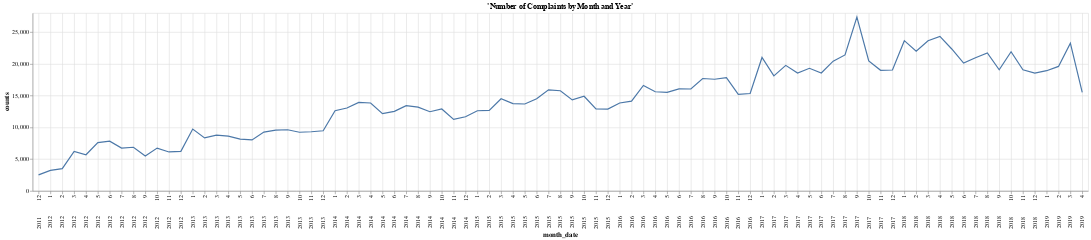

Notebook cell for this chart:
### Code cell
%chart month_date, counts, title='Number of Complaints by Month and Year', width=900, height=400, mark=line

### Figure 1 — Vega-Lite specification as saved in the notebook (floating-point values rounded to 4 significant figures)
{"$schema": "https://vega.github.io/schema/vega-lite/v3.json", "data": {"format": {"type": "csv"}, "values": "\"month_date\",\"counts\"\n\"       2011         12\",\"2536\"\n\"       2012          1\",\"3230\"\n\"       2012          2\",\"3509\"\n\"       2012          3\",\"6230\"\n\"       2012          4\",\"5703\"\n\"       2012          5\",\"7617\"\n\"       2012          6\",\"7841\"\n\"       2012          7\",\"6755\"\n\"       2012          8\",\"6877\"\n\"       2012          9\",\"5493\"\n\"       2012         10\",\"6741\"\n\"       2012         11\",\"6139\"\n\"       2012         12\",\"6238\"\n\"       2013          1\",\"9741\"\n\"       2013          2\",\"8349\"\n\"       2013          3\",\"8784\"\n\"       2013          4\",\"8633\"\n\"       2013          5\",\"8170\"\n\"       2013          6\",\"8035\"\n\"       2013          7\",\"9271\"\n\"       2013          8\",\"9565\"\n\"       2013          9\",\"9636\"\n\"       2013         10\",\"9241\"\n\"       2013         11\",\"9319\"\n\"       2013         12\",\"9474\"\n\"       2014          1\",\"12617\"\n\"       2014          2\",\"13048\"\n\"       2014          3\",\"13943\"\n\"       2014          4\",\"13840\"\n\"       2014          5\",\"12168\"\n\"       2014          6\",\"12520\"\n\"       2014          7\",\"13416\"\n\"       2014          8\",\"13187\"\n\"       2014          9\",\"12465\"\n\"       2014         10\",\"12901\"\n\"       2014         11\",\"11258\"\n\"       2014         12\",\"11684\"\n\"       2015          1\",\"12627\"\n\"       2015          2\",\"12681\"\n\"       2015          3\",\"14515\"\n\"       2015          4\",\"13756\"\n\"       2015          5\",\"13685\"\n\"       2015          6\",\"14517\"\n\"       2015          7\",\"15921\"\n\"       2015          8\",\"15766\"\n\"       2015          9\",\"14337\"\n\"       2015         10\",\"14901\"\n\"       2015         11\",\"12897\"\n\"       2015         12\",\"12884\"\n\"       2016          1\",\"13840\"\n\"       2016          2\",\"14140\"\n\"       2016          3\",\"16612\"\n\"       2016          4\",\"15608\"\n\"       2016          5\",\"15517\"\n\"       2016          6\",\"16065\"\n\"       2016          7\",\"16043\"\n\"       2016          8\",\"17696\"\n\"       2016          9\",\"17584\"\n\"       2016         10\",\"17820\"\n\"       2016         11\",\"15207\"\n\"       2016         12\",\"15341\"\n\"       2017          1\",\"21006\"\n\"       2017          2\",\"18110\"\n\"       2017          3\",\"19764\"\n\"       2017          4\",\"18545\"\n\"       2017          5\",\"19305\"\n\"       2017          6\",\"18567\"\n\"       2017          7\",\"20434\"\n\"       2017          8\",\"21403\"\n\"       2017          9\",\"27357\"\n\"       2017         10\",\"20456\"\n\"       2017         11\",\"18992\"\n\"       2017         12\",\"19036\"\n\"       2018          1\",\"23654\"\n\"       2018          2\",\"21981\"\n\"       2018          3\",\"23645\"\n\"       2018          4\",\"24332\"\n\"       2018          5\",\"22346\"\n\"       2018          6\",\"20118\"\n\"       2018          7\",\"20967\"\n\"       2018          8\",\"21732\"\n\"       2018          9\",\"19080\"\n\"       2018         10\",\"21907\"\n\"       2018         11\",\"19059\"\n\"       2018         12\",\"18554\"\n\"       2019          1\",\"18928\"\n\"       2019          2\",\"19599\"\n\"       2019          3\",\"23257\"\n\"       2019          4\",\"15514\"\n"}, "encoding": {"x": {"axis": {"grid": true, "title": "month_date"}, "field": "month_date", "type": "nominal"}, "y": {"axis": {"grid": true, "title": "counts"}, "field": "counts", "type": "quantitative"}}, "height": "400", "mark": {"color": "#4C78A8", "type": "line"}, "title": "'Number of Complaints by Month and Year'", "width": "900"}
